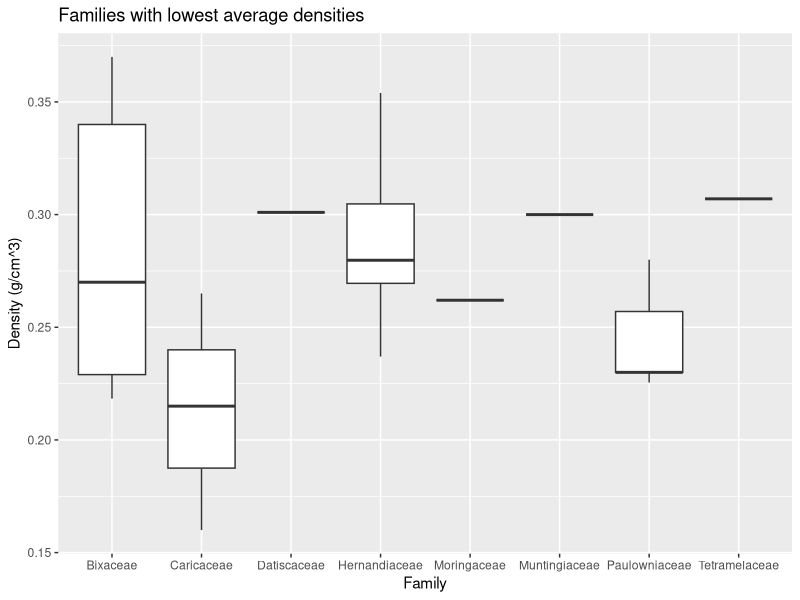
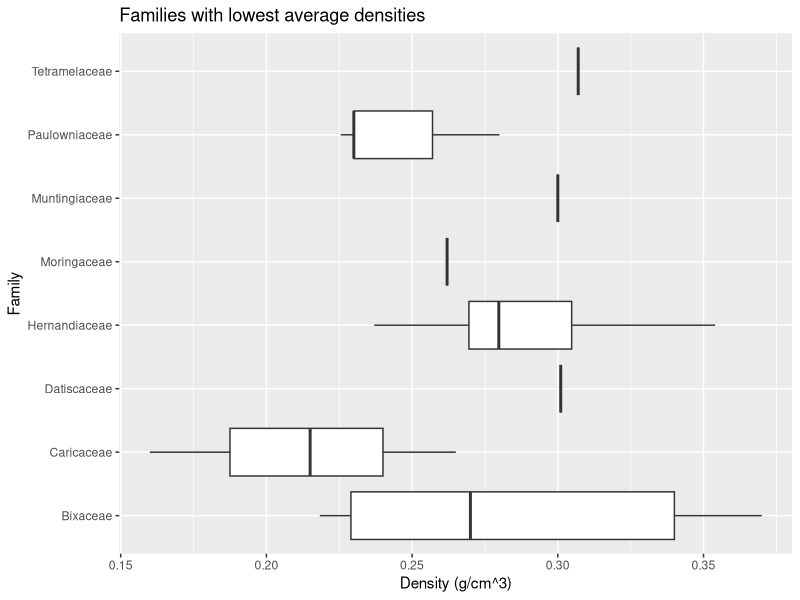
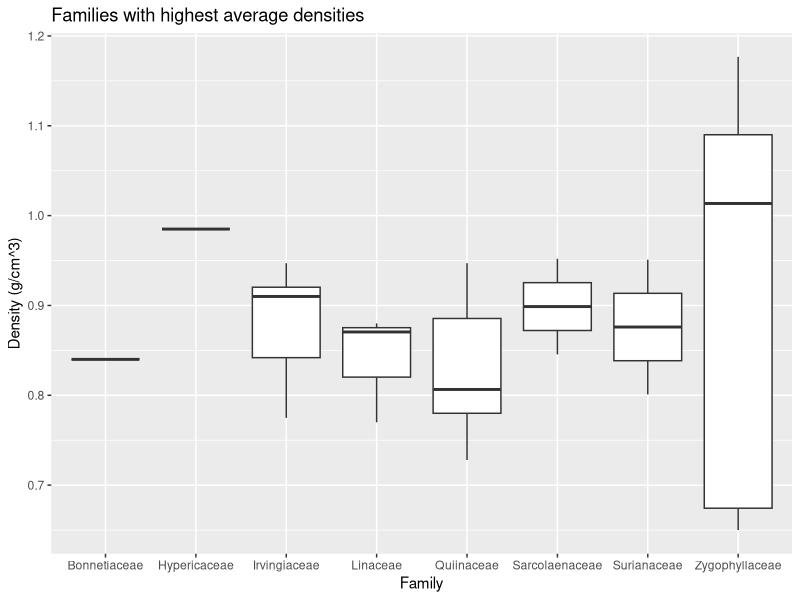
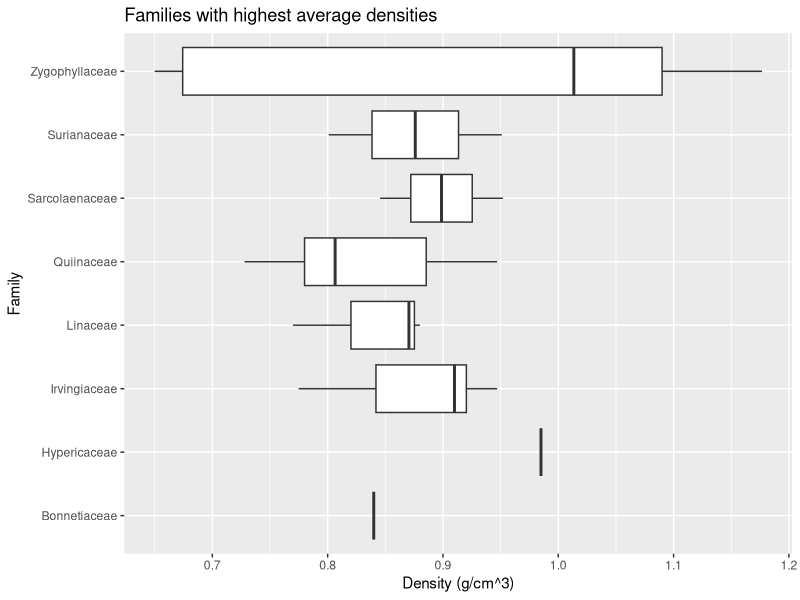
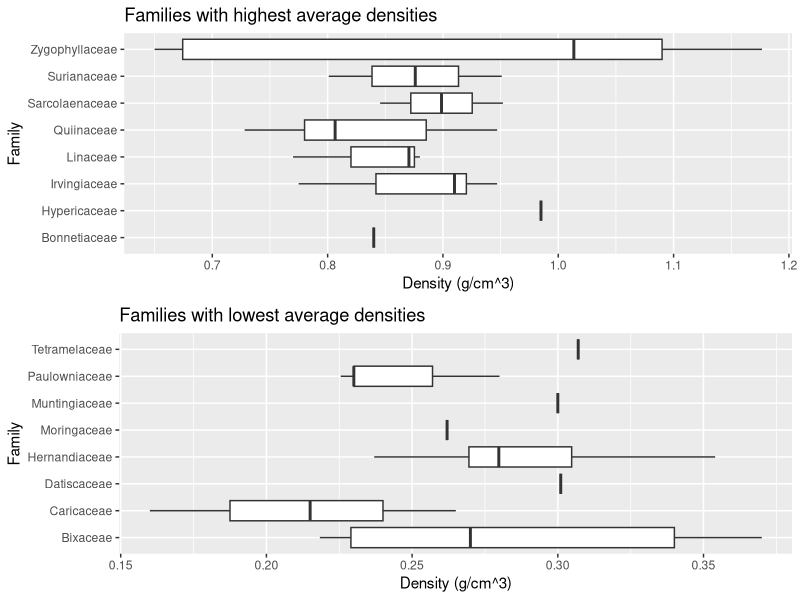

Write R code to recreate these figures, in order. (Note: this script raises an error after producing the figures.)
######## 
# Lab 11 - Data analysis and ggplot 
# Emily Volk
# Computational Biology, SP19 
# 3/5/19
########
###### 
# Data: 
# data published as: "Data from: Towards a worldwide wood economics spectrum". 

# Full citation: Zanne AE, Lopez-Gonzalez G, Coomes DA, Ilic J, Jansen S, Lewis SL, Miller RB, Swenson NG, Wiemann MC, Chave J (2009) Data from: Towards a worldwide wood economics spectrum. Dryad Digital Repository. https://doi.org/10.5061/dryad.234

# archived at Dryad in association with the following publication:Chave J, Coomes DA, Jansen S, Lewis SL, Swenson NG, Zanne AE (2009) Towards a worldwide wood economics spectrum. Ecology Letters 12(4): 351-366. https://doi.org/10.1111/j.1461-0248.2009.01285.x

# Some variable description: 
# -Wood density is bounded by 0 and 1.5g/cm−3

######
# 1. Load data: 
woodD <- read.csv("data/GlobalWoodDensityDatabase.csv", stringsAsFactors = F)

# 2. Inspect data 
head(woodD)
str(woodD)
summary(woodD)
names(woodD)

# 3. Rename long desity column name 
# Store just to be safe? 
origDensityName <- colnames(woodD)[4]
# Rename: 
colnames(woodD)[4] <- "Wood.Density"
# Check: 
colnames(woodD) # nice! 

## Part II: Working with density data
# 4. Remove rows with missing data 

# 4a. Find row with missing data 
# 1 input has missing data: 
sum(is.na(woodD))

# list rows of data that have missing values 
woodD[!complete.cases(woodD),]
# Index of row with missing density data: 
missingRow <- which(!complete.cases(woodD))

# 4b. Remove this row from the data frame
nrow(woodD)
woodD <- woodD[-missingRow,]
nrow(woodD)

# 5. One kind of pseudo-replication
# The species' scientific names are given in the variable (column) in the data frame named Binomial. Some of the species in this database appear multiple times. For certain kinds of analyses, it might be advantageous to collapse each species into a single point. One way to do this could be to find the mean (average) of each species' density measurements. Starting with your result from problem 4b, create a new data frame that:
    
# - has each species listed only once,
# - has the Family and Binomial information for each species, and
# - has the mean of the Density measurements for each species

# *Using doBy package and summaryBy() function for this: 
install.packages("doBy")
library("doBy")

?summaryBy
names(woodD)
head(summaryBy(Wood.Density ~ Binomial + Family, data=woodD))

# Storing into new, collapsed data frame 
collapsedSpecies <- summaryBy(Wood.Density ~ Binomial + Family, data=woodD)
# Check with number of rows: 
nrow(collapsedSpecies) # checked! 

# 5Bonus. Try a different way! 

# 6. Contrasting most and least dense FAMILIES:
# The goal of this problem is to figure out which families of trees have the greatest and least densities.

# 6a. Make a new data frame that has the average density for each FAMILY 
# Using doBy summaryBy again: 
byFamily <- summaryBy(Wood.Density ~ Family, data=woodD)
head(byFamily)
# Check: 
nrow(byFamily) == length(unique(woodD$Family)) # checked! 

# 6b. Sort the result of problem 6a by mean density (and store the sorted result in a data frame)
# Try using dplyr arrange()
install.packages("dplyr")
library("dplyr")

?arrange
byFamilySort <- arrange(byFamily, Wood.Density.mean)
# Great! Helpful! Reorders rows, unlike order() in base R! 

# 6c. Using your results from problem 6b:
# What are the 8 families with the highest average densities?
denseFamilies <- tail(byFamilySort, 8)
denseFamilies

# What are the 8 families with the lowest average densities?
leastDenseFamilies <- head(byFamilySort, 8)
leastDenseFamilies 

# Part III. Plotting    
library("ggplot2")

# 7. Plotting densities of most and least dense families with facets
# The goal of this part is to make two figures using ggplot combined with the results of multiple previous problems.
# Want to make BOXPLOTS for each species: 
# - Each individual point comes from one species (not a family mean), so you want to plot some of the data obtained from problem 5
# - You need to plot a subset of the data, corresponding to the species from the families with the highest or lowest densities, which is information you gained from problem 6.
# - Hint for subsetting: if you have a vector of family names that you want to use as the criteria for subsetting, the %in% operator can be very helpful (check out line 108 of Sam's code for some of the Cusack et al. dataset problems for an example).

# Subset the data 
head(collapsedSpecies)

# Goal: Want to subset out the species from the most and lease dense families
library(tidyverse)

# Subset the species from the 8 MOST DENSE families: 
# collapsedSpecies$Family %in% denseFamilies$Family
mostDenseSpecies <- subset(collapsedSpecies, collapsedSpecies$Family %in% denseFamilies$Family)

# Check: 
unique(mostDenseSpecies$Family)
unique(mostDenseSpecies$Family) %in% denseFamilies$Family 
# Checked! 

# Subset the species from the 8 LEAST DENSE families: 
leastDenseSpecies <- subset(collapsedSpecies, collapsedSpecies$Family %in% leastDenseFamilies$Family)

# Check: 
unique(leastDenseSpecies$Family)
unique(leastDenseSpecies$Family) %in% leastDenseFamilies$Family 
# Checked! 

# Now that these are subsetted properly, plot (boxplots) by family 
# 7.1 Boxplots of most dense families: 

# Horizontal boxplots to better compare 
names(leastDenseSpecies)
leastDenseSpec.p <- ggplot(data = leastDenseSpecies, 
aes(Family, Wood.Density.mean)) +
labs(x = "Family", y = "Density (g/cm^3)", title = "Families with lowest average densities") 


leastDenseSpec.p + geom_boxplot()
leastDenseSpec.p + geom_boxplot() + coord_flip() 
lds.H.boxplot <- leastDenseSpec.p + geom_boxplot() + coord_flip() 

# Great! 

mostDenseSpec.p <- ggplot(data = mostDenseSpecies, 
aes(Family, Wood.Density.mean)) +
labs(x = "Family", y = "Density (g/cm^3)", title = "Families with highest average densities")

mostDenseSpec.p + geom_boxplot()
mostDenseSpec.p + geom_boxplot() + coord_flip() 
mds.H.boxplot <- mostDenseSpec.p + geom_boxplot() + coord_flip()

# Plot together: 
quartz()
# Using gridExtra package for this 
install.packages("gridExtra")
library(gridExtra)

horizontalBoxplots <- grid.arrange(mds.H.boxplot, lds.H.boxplot, nrow = 2)

# Save plot: 
quartz.save("horizontal-density-boxplots", type="png")
# yay! 

#### Vertical boxplots version for each family: 
# Use facet_wrap() to divide up into individual plots by family
?facet_wrap

leastDenseSpec.p + facet_wrap( ~ Family, ncol=4, scale="free_x")  + geom_boxplot() + theme(axis.text.x= element_blank())
# NICE, FINALLY 

# Saving this plot too:
quartz.save("facetted-least-dense-families", type="png")

# Most dense, facetted: 
mostDenseSpec.p + facet_wrap( ~ Family, ncol=4, scale="free_x")  + geom_boxplot() + theme(axis.text.x= element_blank())

# Saving this plot too:
quartz.save("facetted-most-dense-families", type="png")
